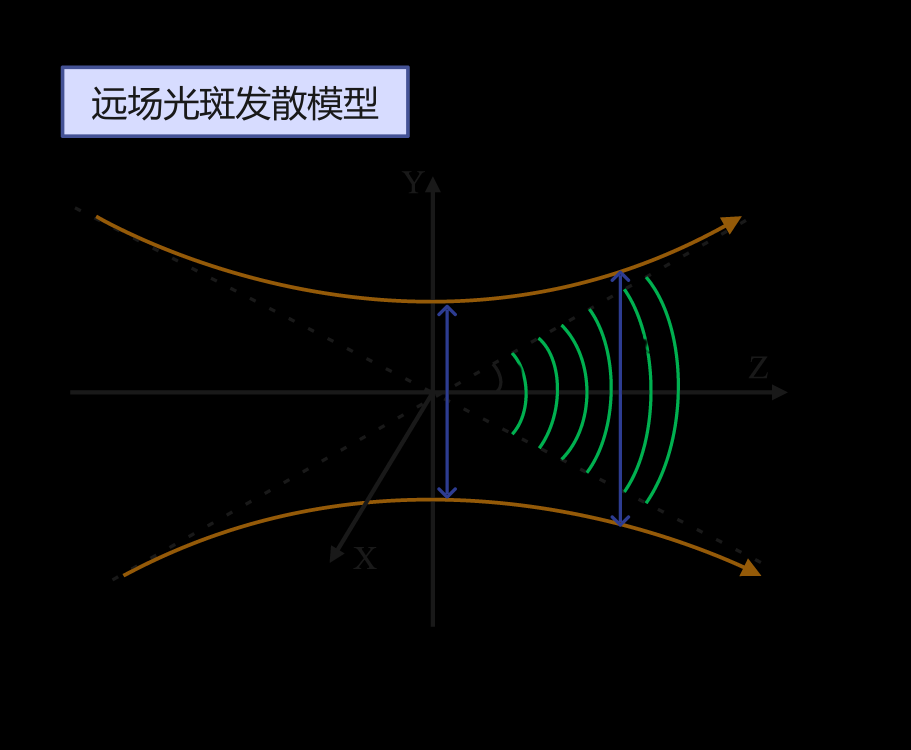
#> input picture CSMainDialog/远场光斑发散模型/远场光斑发散模型.png, 3644 x 3000 px (shown at 1/4 size)
$ python -i reconstruction3d.py   (imports and definitions only)
#> lines starting #> are read from the running program, lines starting #| are printed output that depends on the picture
import numpy as np
import matplotlib
# [1 line not run here, left out]
import matplotlib.pyplot as plt
from mpl_toolkits.mplot3d import Axes3D
import io
import cv2

def generate_3d_image(gray_img):
    """
    根据灰度图生成伪3D表面重构图像（返回OpenCV格式BGR图）
    """
    if gray_img is None or len(gray_img.shape) != 2:
        raise ValueError("输入图像必须是灰度图。")

    # 缩放图像，避免太大造成绘图卡顿
    h, w = gray_img.shape
    scale = 400 / max(h, w) if max(h, w) > 400 else 1.0
    if scale < 1.0:
        gray_small = cv2.resize(gray_img, (int(w * scale), int(h * scale)), interpolation=cv2.INTER_AREA)
    else:
        gray_small = gray_img

    # 构建3D坐标
    X = np.arange(0, gray_small.shape[1])
    Y = np.arange(0, gray_small.shape[0])
    X, Y = np.meshgrid(X, Y)
    Z = gray_small.astype(np.float32)

    # 归一化高度
    Z = cv2.GaussianBlur(Z, (5, 5), 0)
    Z = (Z - np.min(Z)) / (np.max(Z) - np.min(Z) + 1e-6)

    # 绘制3D表面
    fig = plt.figure(figsize=(4, 3), dpi=120)
    ax = fig.add_subplot(111, projection='3d')

    ax.plot_surface(X, Y, Z, rstride=2, cstride=2, cmap='viridis', linewidth=0, antialiased=True)

    ax.set_axis_off()
    ax.view_init(elev=60, azim=45)
    plt.tight_layout(pad=0)

    # 将matplotlib图像渲染为numpy数组
    buf = io.BytesIO()
    plt.savefig(buf, format='png', bbox_inches='tight', pad_inches=0)
    plt.close(fig)
    buf.seek(0)

    img_array = np.frombuffer(buf.getvalue(), dtype=np.uint8)
    img = cv2.imdecode(img_array, cv2.IMREAD_COLOR)

    # 适配到label4大小（保持比例）
    img = cv2.resize(img, (400, 300), interpolation=cv2.INTER_AREA)

    return img

>>> import cv2
>>> picture = cv2.imread('远场光斑发散模型/远场光斑发散模型.png', cv2.IMREAD_GRAYSCALE)
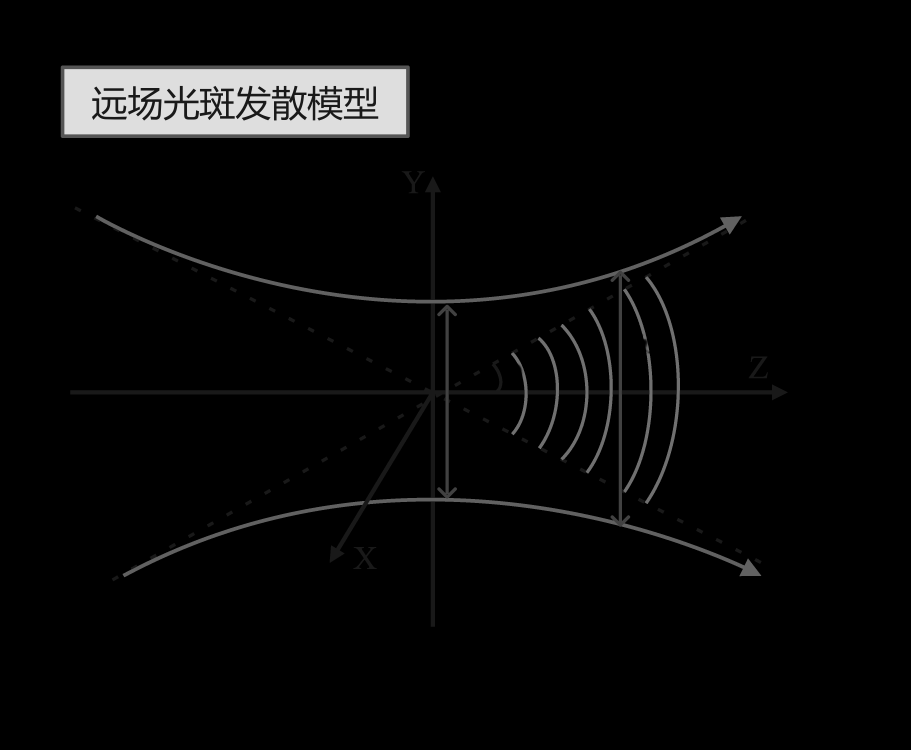
#> picture: shape (3000, 3644) (shown at 1/4 size); min 0, max 222, mean 8.3
>>> result = generate_3d_image(picture)
#> in generate_3d_image, `gray_small = cv2.resize(gray_img, (int(w * scale), int(h * scale)), in..`:
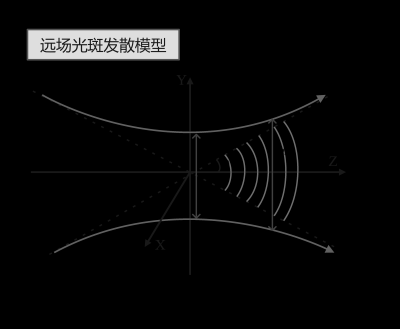
#> gray_small: shape (329, 400); min 0, max 222, mean 8.3
#> in generate_3d_image, `Z = (Z - np.min(Z)) / (np.max(Z) - np.min(Z) + 1e-6)`:
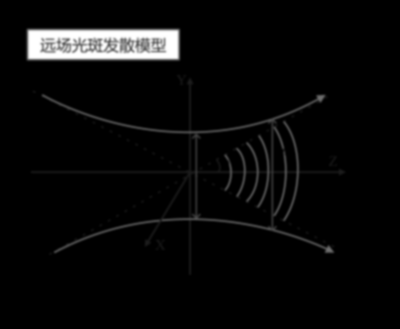
#> Z: shape (329, 400) float32; min 0, max 1, mean 0.0375
#> in generate_3d_image, `ax.plot_surface(X, Y, Z, rstride=2, cstride=2, cmap='viridis', linewid..`:
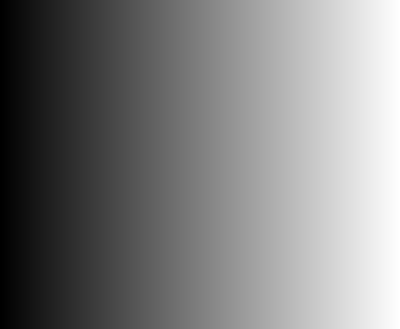
#> X: shape (329, 400) int64; min 0, max 399, mean 199.5; drawn with min black and max white
#> in generate_3d_image, `plt.savefig(buf, format='png', bbox_inches='tight', pad_inches=0)`:
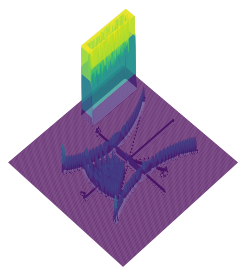
#> figure drawn by matplotlib, 1 panel
#> in generate_3d_image, `img = cv2.imdecode(img_array, cv2.IMREAD_COLOR)`:
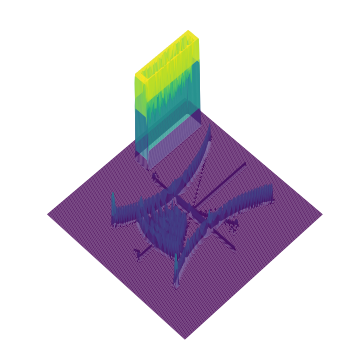
#> img: shape (359, 359, 3); mean B, G, R 216.2, 203.6, 211.5
#> in generate_3d_image, `img = cv2.resize(img, (400, 300), interpolation=cv2.INTER_AREA)`:
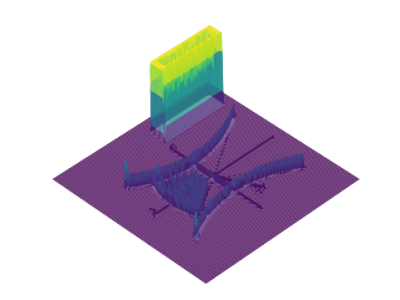
#> img: shape (300, 400, 3); mean B, G, R 216.1, 203.6, 211.5
